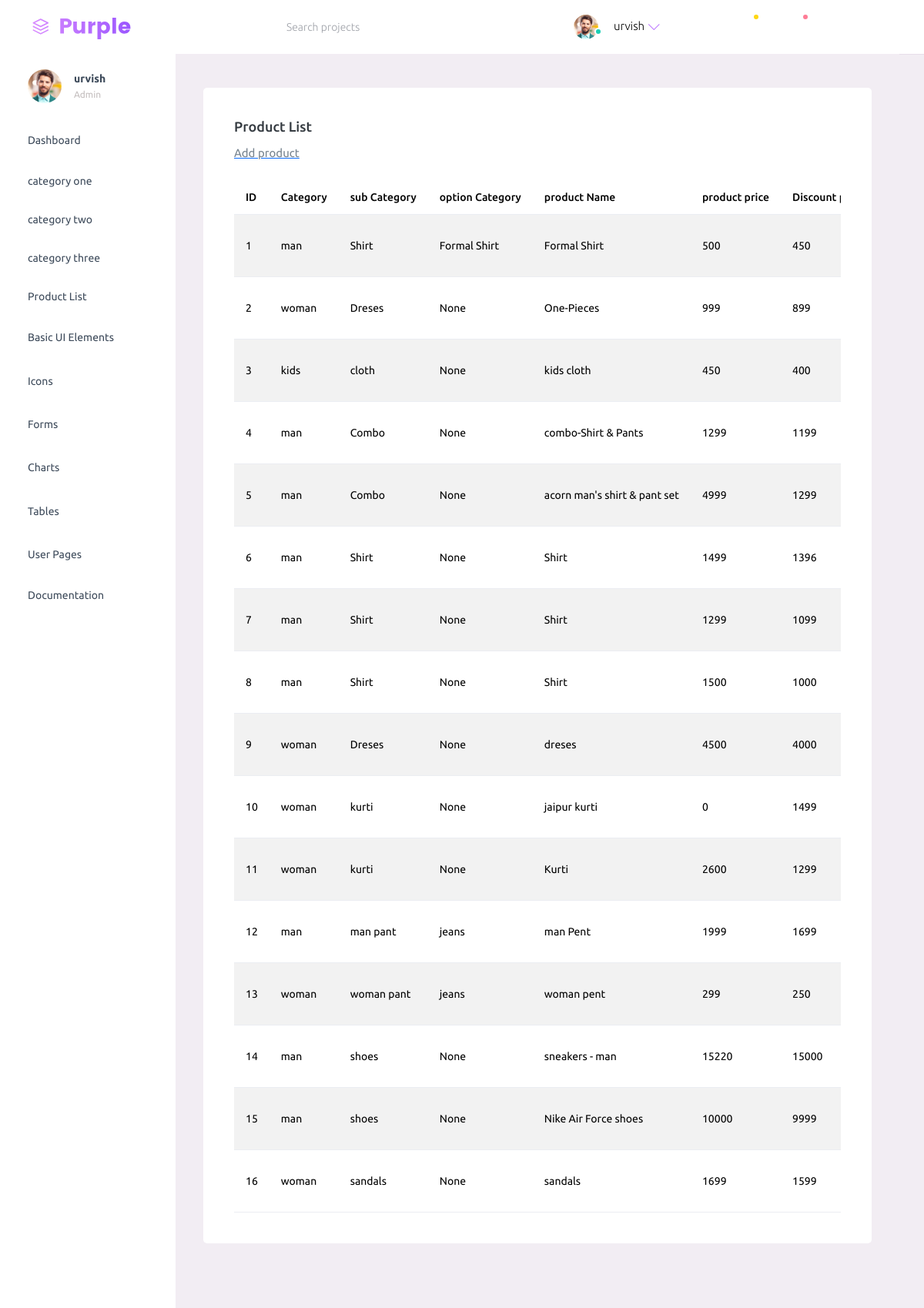
Page /multishop_adminapp/list_product/ (signed in) on the committed database.
### appmodule/multishop_userapp/models.py (models this page shows, shortened)
class CustomUser(AbstractUser):
    ROLE_CHOICE = (
        ('Admin','Admin'),
        ('User','User'),
    )
    email = models.EmailField(max_length=254,unique=True)
    phone_number = models.IntegerField(null=True, blank=True)
    address = models.CharField(max_length=250,null=True, blank=True)
    role = models.CharField(choices=ROLE_CHOICE, max_length=50,default='User')
    first_name = models.CharField(null=True, blank=True, max_length=50)
    last_name = models.CharField(null=True, blank=True, max_length=50)
    city = models.CharField(null=True,blank=True, max_length=50)
    is_approved = models.BooleanField(default=False)

### appmodule/multishop_adminapp/models.py (models this page shows, shortened)
class product(models.Model):
    cate_one = models.ForeignKey(category, on_delete=models.CASCADE)
    cate_two =models.ForeignKey(category_sbu, on_delete=models.CASCADE)
    cate_three =models.ForeignKey(category_sub_sub, on_delete=models.CASCADE)
    product_name = models.CharField(max_length=50,null=True,blank=True)
    product_image = models.FileField(upload_to='product/')
    product_price = models.IntegerField()
    descount_price = models.IntegerField()
    product_despcrition = models.TextField()
    brand = models.CharField(max_length=100)
    stock = models.IntegerField()
    create_at = models.DateField(auto_now_add=True)

class category(models.Model):
    category_name1 = models.CharField(max_length=50,null=True,blank=True)
    description = models.TextField()
    create_at = models.DateField(auto_now_add=True)
    is_action = models.BooleanField(default=True)

class category_sbu(models.Model):
    category_main = models.ForeignKey(category, on_delete=models.CASCADE)
    category_name2 = models.CharField(max_length=50,null=True,blank=True)
    description = models.TextField()
    create_at = models.DateField(auto_now_add=True)
    is_action = models.BooleanField(default=True)
    cat_image = models.FileField(upload_to='category_sbu/')

class category_sub_sub(models.Model):
    cate_one = models.ForeignKey(category, on_delete=models.CASCADE)
    cate_two =models.ForeignKey(category_sbu, on_delete=models.CASCADE)
    category_name3 = models.CharField(max_length=50,null=True,blank=True)
    description = models.TextField()
    create_at = models.DateField(auto_now_add=True)
    is_action = models.BooleanField(default=True)

### appmodule/multishop_adminapp/views.py (the view)
# urls.py: path('list_product/', views.list_product, name='list_product'),
@login_required(login_url='login_view')
def list_product(request):
    pro = models.product.objects.all()
    context = {'pro':pro}
    return render(request,'admin_app/list_product.html',context)

### templates/admin_app/list_product.html (shortened to what this page needs)
{% extends "admin_app/master.html" %}
{% block content %}
{% load static %}
        <div class="main-panel">
          <div class="content-wrapper">
            <div class="col-lg-20 grid-margin stretch-card">
                <div class="card">
                  <div class="card-body">
                    <h4 class="card-title">Product List</h4>
                    <a href={% url "create_product" %}>
                        <p class="card-description"> Add product </p>
                    <div class = "table-responsive">
                    <table class="table table-striped">
                      <thead>
                        <tr>
                          <th> ID</th>
                          <th> Category</th>
                          <th> sub Category</th>
                          <th> option Category</th>
                          <th> product Name</th>
                          <th> product price </th>
                          <th> Discount price </th>
                        </tr>
                      </thead>
                      <tbody>
                        {% for i in pro %}
                        <tr>
                          <td class="py-1">{{ forloop.counter }}</td>
                          <td> {{ i.cate_one.category_name1 }} </td>
                          <td><div class="py-1">{{ i.cate_two.category_name2 }}</div></td>
                          <td> {{ i.cate_three.category_name3 }} </td>
                          <td class="py-1">{{ i.product_name }}</td>
                          <td> {{ i.product_price }} </td>
                          <td><div class="py-1">{{ i.descount_price }}</div></td>
                          {% endfor %}
                        </tr>
                      </tbody>
                    </table>
                  </div>
                  </div>
                </div>
              </div>
          </div>
        </div>
{% endblock content %}

### templates/admin_app/master.html (shortened to what this page needs)
{% load static %}
<!DOCTYPE html>
<html lang="en">
  <head>
    <link rel="stylesheet" href="{% static 'admin_app/assets/vendors/mdi/css/materialdesignicons.min.css' %}">
    <link rel="stylesheet" href="{% static 'admin_app/assets/vendors/ti-icons/css/themify-icons.css' %}">
    <link rel="stylesheet" href="{% static 'admin_app/assets/vendors/css/vendor.bundle.base.css' %}">
    <link rel="stylesheet" href="{% static 'admin_app/assets/vendors/font-awesome/css/font-awesome.min.css' %}">
    <link rel="stylesheet" href="{% static 'admin_app/assets/vendors/select2/select2.min.css' %}">
    <link rel="stylesheet" href="{% static 'admin_app/assets/vendors/select2-bootstrap-theme/select2-bootstrap.min.css' %}">
    <link rel="stylesheet" href="{% static 'admin_app/assets/css/style.css' %}">
  </head>
  <body>
    <div class="container-scroller">
      <nav class="navbar default-layout-navbar col-lg-12 col-12 p-0 fixed-top d-flex flex-row">
        <div class="text-center navbar-brand-wrapper d-flex align-items-center justify-content-start">
          <a class="navbar-brand brand-logo" href="{% url "index_view1" %}"><img src="{% static 'admin_app/assets/images/logo.svg' %}" alt="logo" /></a>
        </div>
        <div class="navbar-menu-wrapper d-flex align-items-stretch">
          <button class="navbar-toggler navbar-toggler align-self-center" type="button" data-toggle="minimize">
            <span class="mdi mdi-menu"></span>
          </button>
          <div class="search-field d-none d-md-block">
            <form class="d-flex align-items-center h-100" action="#">
              <div class="input-group">
                <div class="input-group-prepend bg-transparent">
                  <i class="input-group-text border-0 mdi mdi-magnify"></i>
                </div>
                <input type="text" class="form-control bg-transparent border-0" placeholder="Search projects">
              </div>
            </form>
          </div>
          <ul class="navbar-nav navbar-nav-right">
            <li class="nav-item nav-profile dropdown">
              <a class="nav-link dropdown-toggle" id="profileDropdown" href="#" data-bs-toggle="dropdown" aria-expanded="false">
                <div class="nav-profile-img">
                  <img src="{% static 'admin_app/assets/images/faces/face1.jpg' %}" alt="image">
                  <span class="availability-status online"></span>
                </div>
                <div class="nav-profile-text">
                  <p class="mb-1 text-black">{{ user.first_name }}</p>
                </div>
              </a>
            </li>
            <li class="nav-item d-none d-lg-block full-screen-link">
              <a class="nav-link">
                <i class="mdi mdi-fullscreen" id="fullscreen-button"></i>
              </a>
            </li>
            <li class="nav-item dropdown">
              <a class="nav-link count-indicator dropdown-toggle" id="messageDropdown" href="#" data-bs-toggle="dropdown" aria-expanded="false">
                <i class="mdi mdi-email-outline"></i>
                <span class="count-symbol bg-warning"></span>
              </a>
            </li>
            <li class="nav-item dropdown">
              <a class="nav-link count-indicator dropdown-toggle" id="notificationDropdown" href="#" data-bs-toggle="dropdown">
                <i class="mdi mdi-bell-outline"></i>
                <span class="count-symbol bg-danger"></span>
              </a>
            </li>
            <li class="nav-item nav-logout d-none d-lg-block">
              <a class="nav-link" href="#">
                <i class="mdi mdi-power"></i>
              </a>
            </li>
            <li class="nav-item nav-settings d-none d-lg-block">
              <a class="nav-link" href="#">
                <i class="mdi mdi-format-line-spacing"></i>
              </a>
            </li>
          </ul>
        </div>
      </nav>
      <div class="container-fluid page-body-wrapper">
        <nav class="sidebar sidebar-offcanvas" id="sidebar">
          <ul class="nav">
            <li class="nav-item nav-profile">
              <a href="#" class="nav-link">
                <div class="nav-profile-image">
                  <img src="{% static 'admin_app/assets/images/faces/face1.jpg' %}" alt="profile" />
                </div>
                <div class="nav-profile-text d-flex flex-column">
                  <span class="font-weight-bold mb-2">{{ user.first_name }}</span>
                  <span class="text-secondary text-small">Admin</span>
                </div>
                <i class="mdi mdi-bookmark-check text-success nav-profile-badge"></i>
              </a>
            </li>
            <li class="nav-item">
              <a class="nav-link" href="{% url "index_view1" %}">
                <span class="menu-title">Dashboard</span>
                <i class="mdi mdi-home menu-icon"></i>
              </a>
            </li>
            <li class="nav-item">
              <a class="nav-link" href="{% url "list_category" %}">
                <span class="menu-title">category one</span>
              </a>
            </li>
            <li class="nav-item">
              <a class="nav-link" href="{% url "list_category_sub" %}">
                <span class="menu-title">category two</span>
              </a>
            </li>
            <li class="nav-item">
              <a class="nav-link" href="{% url "list_category_sub_sub" %}">
                <span class="menu-title">category three</span>
              </a>
            </li>
            <li class="nav-item">
              <a class="nav-link" href="{% url "list_product" %}">
                <span class="menu-title">Product List</span>
              </a>
            </li>
            <li class="nav-item">
              <a class="nav-link" data-bs-toggle="collapse" href="#ui-basic" aria-expanded="false" aria-controls="ui-basic">
                <span class="menu-title">Basic UI Elements</span>
                <i class="menu-arrow"></i>
                <i class="mdi mdi-crosshairs-gps menu-icon"></i>
              </a>
            </li>
            <li class="nav-item">
              <a class="nav-link" data-bs-toggle="collapse" href="#icons" aria-expanded="false" aria-controls="icons">
                <span class="menu-title">Icons</span>
                <i class="mdi mdi-contacts menu-icon"></i>
              </a>
            </li>
            <li class="nav-item">
              <a class="nav-link" data-bs-toggle="collapse" href="#forms" aria-expanded="false" aria-controls="forms">
                <span class="menu-title">Forms</span>
                <i class="mdi mdi-format-list-bulleted menu-icon"></i>
              </a>
            </li>
            <li class="nav-item">
              <a class="nav-link" data-bs-toggle="collapse" href="#charts" aria-expanded="false" aria-controls="charts">
                <span class="menu-title">Charts</span>
                <i class="mdi mdi-chart-bar menu-icon"></i>
              </a>
            </li>
            <li class="nav-item">
              <a class="nav-link" data-bs-toggle="collapse" href="#tables" aria-expanded="false" aria-controls="tables">
                <span class="menu-title">Tables</span>
                <i class="mdi mdi-table-large menu-icon"></i>
              </a>
            </li>
            <li class="nav-item">
              <a class="nav-link" data-bs-toggle="collapse" href="#auth" aria-expanded="false" aria-controls="auth">
                <span class="menu-title">User Pages</span>
                <i class="menu-arrow"></i>
                <i class="mdi mdi-lock menu-icon"></i>
              </a>
            </li>
            <li class="nav-item">
              <a class="nav-link" href="../../docs/documentation.html" target="_blank">
                <span class="menu-title">Documentation</span>
              </a>
            </li>
          </ul>
        </nav>
      {% block content %}
      {% endblock content %}
          <footer class="footer">
          </footer>
        </div>
      </div>
  </body>
</html>

### rows in the picture
CustomUser: first_name "urvish"
product: cate_one.category_name1 "man", cate_two.category_name2 "Shirt", cate_three.category_name3 "Formal Shirt", product_name "Formal Shirt", product_price "500", descount_price "450"
product: cate_one.category_name1 "woman", cate_two.category_name2 "Dreses", cate_three.category_name3 "None", product_name "One-Pieces", product_price "999", descount_price "899"
product: cate_one.category_name1 "kids", cate_two.category_name2 "cloth", cate_three.category_name3 "None", product_name "kids cloth", product_price "450", descount_price "400"
product: cate_one.category_name1 "man", cate_two.category_name2 "Combo", cate_three.category_name3 "None", product_name "combo-Shirt & Pants", product_price "1299", descount_price "1199"
product: cate_one.category_name1 "man", cate_two.category_name2 "Combo", cate_three.category_name3 "None", product_name "acorn man's shirt & pant set", product_price "4999", descount_price "1299"
product: cate_one.category_name1 "man", cate_two.category_name2 "Shirt", cate_three.category_name3 "None", product_name "Shirt", product_price "1499", descount_price "1396"
product: cate_one.category_name1 "man", cate_two.category_name2 "Shirt", cate_three.category_name3 "None", product_name "Shirt", product_price "1299", descount_price "1099"
product: cate_one.category_name1 "man", cate_two.category_name2 "Shirt", cate_three.category_name3 "None", product_name "Shirt", product_price "1500", descount_price "1000"
product: cate_one.category_name1 "woman", cate_two.category_name2 "Dreses", cate_three.category_name3 "None", product_name "dreses", product_price "4500", descount_price "4000"
product: cate_one.category_name1 "woman", cate_two.category_name2 "kurti", cate_three.category_name3 "None", product_name "jaipur kurti", product_price "0", descount_price "1499"
product: cate_one.category_name1 "woman", cate_two.category_name2 "kurti", cate_three.category_name3 "None", product_name "Kurti", product_price "2600", descount_price "1299"
product: cate_one.category_name1 "man", cate_two.category_name2 "man pant", cate_three.category_name3 "jeans", product_name "man Pent", product_price "1999", descount_price "1699"
product: cate_one.category_name1 "woman", cate_two.category_name2 "woman pant", cate_three.category_name3 "jeans", product_name "woman pent", product_price "299", descount_price "250"
product: cate_one.category_name1 "man", cate_two.category_name2 "shoes", cate_three.category_name3 "None", product_name "sneakers - man", product_price "15220", descount_price "15000"
product: cate_one.category_name1 "man", cate_two.category_name2 "shoes", cate_three.category_name3 "None", product_name "Nike Air Force shoes", product_price "10000", descount_price "9999"
product: cate_one.category_name1 "woman", cate_two.category_name2 "sandals", cate_three.category_name3 "None", product_name "sandals", product_price "1699", descount_price "1599"
